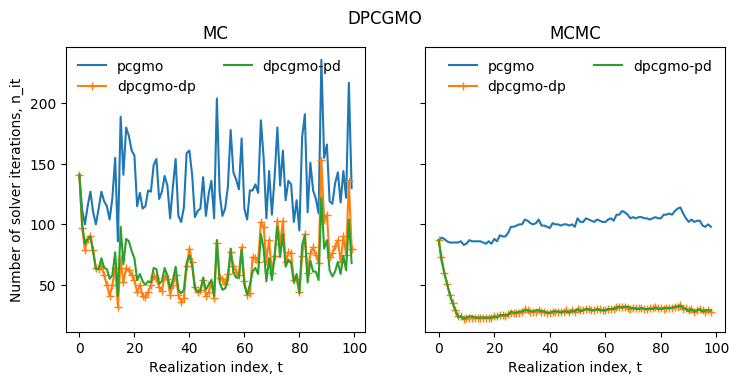

Recreate this plot in Python.
from samplers import sampler
from solvers import solver
from recyclers import recycler
import pylab as pl
import numpy as np

figures_path = './figures/'

nEl = 1000
nsmp = 2000
sig2, L = .357, 0.05
model = "Exp"

kl = 20

smp, dpcg, dpcgmo = {}, {}, {}

for _smp in ("mc", "mcmc"):
  __smp = sampler(nEl=nEl, smp_type=_smp, model=model, sig2=sig2, L=L)
  __smp.compute_KL()
  __smp.draw_realization()
  __smp.do_assembly()
  smp[_smp] = __smp

pcg = solver(n=smp["mc"].n, solver_type="pcg")
pcg.set_precond(Mat=smp["mc"].get_median_A(), precond_id=3, nb=10)

for __smp in ("mc", "mcmc"):
  for dp_seq in ("dp", "pd"):
      __dpcg = solver(n=smp["mc"].n, solver_type="dpcg")
      __dpcg.set_precond(Mat=smp["mc"].get_median_A(), precond_id=3, nb=10)
      dpcg[(__smp, dp_seq)] = __dpcg
      dpcgmo[(__smp, dp_seq)] = recycler(smp[__smp], __dpcg, "dpcgmo", kl=kl, dp_seq=dp_seq)

pcgmo_it = {"mc":[], "mcmc":[]}
dpcgmo_it = {}

for i_smp in range(nsmp):
  smp["mc"].draw_realization()
  pcg.presolve(smp["mc"].A, smp["mc"].b)
  pcg.solve(x0=np.zeros(smp["mc"].n))
  pcgmo_it["mc"] += [pcg.it]
  for dp_seq in ("dp", "pd"):
    _dpcgmo = ("mc", dp_seq)

    dpcgmo[_dpcgmo].do_assembly()
    dpcgmo[_dpcgmo].prepare()

    dpcgmo[_dpcgmo].solve()
    if dpcgmo_it.has_key(_dpcgmo):
      dpcgmo_it[_dpcgmo] += [dpcgmo[_dpcgmo].solver.it]
    else:
      dpcgmo_it[_dpcgmo] = [dpcgmo[_dpcgmo].solver.it]

  print("%d/%d" %(i_smp+1, nsmp))

while (smp["mcmc"].cnt_accepted_proposals < nsmp):
  smp["mcmc"].draw_realization()
  if (smp["mcmc"].proposal_accepted):
    pcg.presolve(smp["mcmc"].A, smp["mcmc"].b)
    pcg.solve(x0=np.zeros(smp["mcmc"].n))
    pcgmo_it["mcmc"] += [pcg.it]
    for dp_seq in ("dp", "pd"):
      _dpcgmo = ("mcmc", dp_seq)

      dpcgmo[_dpcgmo].do_assembly()
      dpcgmo[_dpcgmo].prepare()

      dpcgmo[_dpcgmo].solve()
      if dpcgmo_it.has_key(_dpcgmo):
        dpcgmo_it[_dpcgmo] += [dpcgmo[_dpcgmo].solver.it]
      else:
        dpcgmo_it[_dpcgmo] = [dpcgmo[_dpcgmo].solver.it]

    print("%d/%d" %(smp["mcmc"].cnt_accepted_proposals+1, nsmp))

fig, ax = pl.subplots(1, 2, figsize=(8.5,3.7), sharey=True)
ax[0].set_title("MC")
ax[0].plot(pcgmo_it["mc"], lw=0.5, label="pcgmo")
ax[0].plot(dpcgmo_it[("mc", "dp")], "-+", lw=0.5, label="dpcgmo-dp")
ax[0].plot(dpcgmo_it[("mc", "pd")], lw=0.5, label="dpcgmo-pd")
ax[1].set_title("MCMC")
ax[1].plot(pcgmo_it["mcmc"], lw=0.5, label="pcgmo")
ax[1].plot(dpcgmo_it[("mcmc", "dp")], "-+", lw=0.5, label="dpcgmo-dp")
ax[1].plot(dpcgmo_it[("mcmc", "pd")], lw=0.5, label="dpcgmo-pd")
ax[0].set_ylabel("Number of solver iterations, n_it")
ax[0].set_xlabel("Realization index, t"); ax[1].set_xlabel("Realization index, t")
fig.suptitle("DPCGMO")
ax[0].legend(frameon=False, ncol=2); ax[1].legend(frameon=False, ncol=2)
#pl.show()
pl.savefig(figures_path+"example06_recycler.png", bbox_inches='tight')